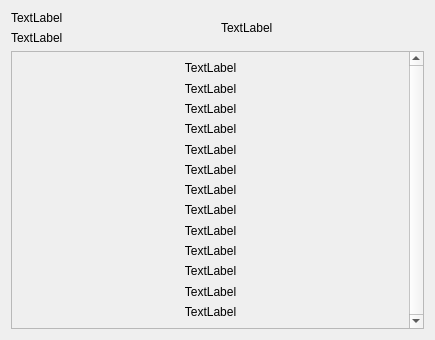
<?xml version="1.0" encoding="UTF-8"?>
<ui version="4.0">
 <class>Form</class>
 <widget class="QWidget" name="Form">
  <property name="geometry">
   <rect>
    <x>0</x>
    <y>0</y>
    <width>435</width>
    <height>340</height>
   </rect>
  </property>
  <property name="windowTitle">
   <string>Form</string>
  </property>
  <layout class="QGridLayout" name="gridLayout">
   <item row="3" column="0" colspan="2">
    <widget class="QScrollArea" name="scrollArea">
     <property name="verticalScrollBarPolicy">
      <enum>Qt::ScrollBarAlwaysOn</enum>
     </property>
     <property name="widgetResizable">
      <bool>true</bool>
     </property>
     <widget class="QWidget" name="scrollAreaWidgetContents">
      <property name="geometry">
       <rect>
        <x>0</x>
        <y>0</y>
        <width>408</width>
        <height>300</height>
       </rect>
      </property>
      <layout class="QVBoxLayout" name="verticalLayout">
       <item>
        <widget class="QLabel" name="label_4">
         <property name="text">
          <string>TextLabel</string>
         </property>
         <property name="alignment">
          <set>Qt::AlignCenter</set>
         </property>
        </widget>
       </item>
       <item>
        <widget class="QLabel" name="label_5">
         <property name="text">
          <string>TextLabel</string>
         </property>
         <property name="alignment">
          <set>Qt::AlignCenter</set>
         </property>
        </widget>
       </item>
       <item>
        <widget class="QLabel" name="label_6">
         <property name="text">
          <string>TextLabel</string>
         </property>
         <property name="alignment">
          <set>Qt::AlignCenter</set>
         </property>
        </widget>
       </item>
       <item>
        <widget class="QLabel" name="label_7">
         <property name="text">
          <string>TextLabel</string>
         </property>
         <property name="alignment">
          <set>Qt::AlignCenter</set>
         </property>
        </widget>
       </item>
       <item>
        <widget class="QLabel" name="label_8">
         <property name="text">
          <string>TextLabel</string>
         </property>
         <property name="alignment">
          <set>Qt::AlignCenter</set>
         </property>
        </widget>
       </item>
       <item>
        <widget class="QLabel" name="label_9">
         <property name="text">
          <string>TextLabel</string>
         </property>
         <property name="alignment">
          <set>Qt::AlignCenter</set>
         </property>
        </widget>
       </item>
       <item>
        <widget class="QLabel" name="label_10">
         <property name="text">
          <string>TextLabel</string>
         </property>
         <property name="alignment">
          <set>Qt::AlignCenter</set>
         </property>
        </widget>
       </item>
       <item>
        <widget class="QLabel" name="label_11">
         <property name="text">
          <string>TextLabel</string>
         </property>
         <property name="alignment">
          <set>Qt::AlignCenter</set>
         </property>
        </widget>
       </item>
       <item>
        <widget class="QLabel" name="label_12">
         <property name="text">
          <string>TextLabel</string>
         </property>
         <property name="alignment">
          <set>Qt::AlignCenter</set>
         </property>
        </widget>
       </item>
       <item>
        <widget class="QLabel" name="label_13">
         <property name="text">
          <string>TextLabel</string>
         </property>
         <property name="alignment">
          <set>Qt::AlignCenter</set>
         </property>
        </widget>
       </item>
       <item>
        <widget class="QLabel" name="label_14">
         <property name="frameShape">
          <enum>QFrame::NoFrame</enum>
         </property>
         <property name="frameShadow">
          <enum>QFrame::Plain</enum>
         </property>
         <property name="text">
          <string>TextLabel</string>
         </property>
         <property name="alignment">
          <set>Qt::AlignCenter</set>
         </property>
        </widget>
       </item>
       <item>
        <widget class="QLabel" name="label_15">
         <property name="layoutDirection">
          <enum>Qt::LeftToRight</enum>
         </property>
         <property name="text">
          <string>TextLabel</string>
         </property>
         <property name="textFormat">
          <enum>Qt::PlainText</enum>
         </property>
         <property name="alignment">
          <set>Qt::AlignCenter</set>
         </property>
        </widget>
       </item>
       <item>
        <widget class="QLabel" name="label_16">
         <property name="text">
          <string>TextLabel</string>
         </property>
         <property name="alignment">
          <set>Qt::AlignCenter</set>
         </property>
        </widget>
       </item>
      </layout>
     </widget>
    </widget>
   </item>
   <item row="1" column="0">
    <widget class="QLabel" name="label_2">
     <property name="text">
      <string>TextLabel</string>
     </property>
    </widget>
   </item>
   <item row="0" column="0">
    <widget class="QLabel" name="label">
     <property name="text">
      <string>TextLabel</string>
     </property>
    </widget>
   </item>
   <item row="0" column="1" rowspan="2">
    <widget class="QLabel" name="label_3">
     <property name="text">
      <string>TextLabel</string>
     </property>
    </widget>
   </item>
  </layout>
 </widget>
 <resources/>
 <connections/>
</ui>
